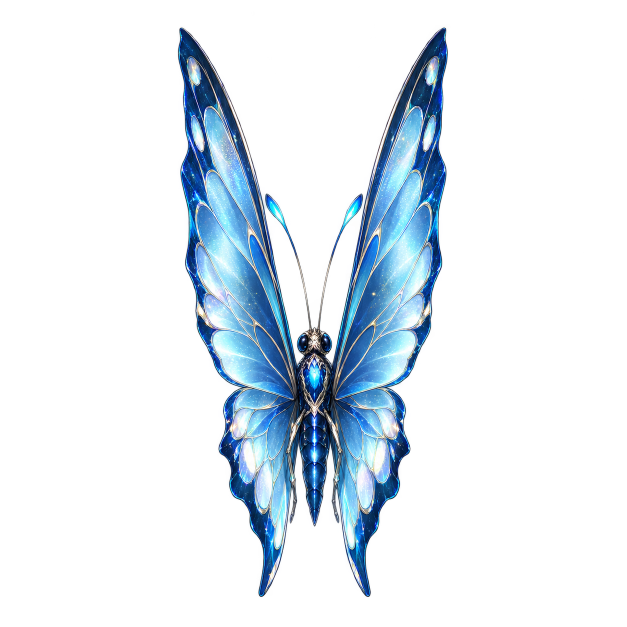
#> input picture art/fx/butterfly_half.png, 1254 x 1254 px, given in place of velvet_door_frame.png, which was not available (shown at 1/2 size)
$ python build_fx_assets.py
#> lines starting #> are read from the running program, lines starting #| are printed output that depends on the picture; pictures that were not available may be replaced by others from this repository, and a replacement may not be noted
### tools/pck/godot_tex.py
"""在云端直接生成 Godot 4.5 的贴图导入产物（不需要本地 Godot 导入）。

CompressedTexture2D（.ctex，无损模式 compress/mode=0）的结构，按原版文件逐字节核对过：
  "GST2" | u32 version=1 | u32 width | u32 height | u32 flags=0x0D000000 | i32 mipmap_limit=-1 | u32 reserved×3
  | u32 data_format=2(WebP) | u16 width | u16 height | u32 mipmaps=0 | u32 image_format=5(RGBA8)
  | u32 size | <无损 WebP 字节>
导入后的文件名 = <文件名>-<md5(res 路径)>.ctex。沿用原版 uid，按 uid 引用这张图的场景就会拿到我们的图。
"""
import hashlib
import io
import struct
from pathlib import Path

from PIL import Image

IMPORT_TEMPLATE = """[remap]

importer="texture"
type="CompressedTexture2D"
{uid_line}path="res://.godot/imported/{dest}"
metadata={{
"vram_texture": false
}}

[deps]

source_file="res://{rel}"
dest_files=["res://.godot/imported/{dest}"]

[params]

compress/mode=0
compress/high_quality=false
compress/lossy_quality=1.0
compress/uastc_level=2
compress/rdo_quality_loss=0
compress/hdr_compression=0
compress/normal_map=0
compress/channel_pack=0
mipmaps/generate=false
mipmaps/limit=-1
roughness/mode=0
roughness/src_normal=""
process/channel_remap/red=0
process/channel_remap/green=1
process/channel_remap/blue=2
process/channel_remap/alpha=3
process/fix_alpha_border=false
process/premult_alpha=false
process/normal_map_invert_y=false
process/hdr_as_srgb=false
process/hdr_clamp_exposure=false
process/size_limit=0
detect_3d/compress_to=0
"""


def ctex_bytes(im: Image.Image) -> bytes:
    im = im.convert("RGBA")
    buf = io.BytesIO()
    im.save(buf, "WEBP", lossless=True, quality=100, method=4, exact=True)
    webp = buf.getvalue()
    w, h = im.size
    head = b"GST2" + struct.pack("<IIIIiIII", 1, w, h, 0x0D000000, -1, 0, 0, 0)
    head += struct.pack("<IHHII", 2, w, h, 0, 5)
    return head + struct.pack("<I", len(webp)) + webp


# [5 lines left out: function read_ctex, not called in this run]


def write_texture(stage: Path, rel: str, im: Image.Image, uid=None):
    """rel：res:// 之后的路径（如 images/ui/top_panel/character_icon_regent.png）。写 png + .import + .ctex。"""
    src = stage / rel
    src.parent.mkdir(parents=True, exist_ok=True)
    im.convert("RGBA").save(src)
    name = Path(rel).name
    dest = f"{name}-{hashlib.md5(('res://' + rel).encode()).hexdigest()}.ctex"
    imp = stage / ".godot/imported"
    imp.mkdir(parents=True, exist_ok=True)
    (imp / dest).write_bytes(ctex_bytes(im))
    (stage / (rel + ".import")).write_text(IMPORT_TEMPLATE.format(uid_line=f'uid="uid://{uid}"\n' if uid else "", dest=dest, rel=rel))
    return dest


# [10 lines that do not run on import are left out]

### tools/ui/build_fx_assets.py
"""主题特效贴图（art/fx 里生图得到的素材）→ mod/pck_stage/p3makoto/fx/*.png（+ .import / .ctex）。

- 按不透明区域裁掉多余的透明边，再缩到游戏里实际用到的大小（约 2 倍显示尺寸，留清晰度）。
- 天鹅绒门：门框缩到 512×768；门板裁掉斜顶，缩到正好填满门框开口（开口坐标见 ThemeFx.Door*）；电梯格栅缩到开口大小。
- 全书：从书脊切成左右两半（左半在开书动画里绕书脊翻转）。
用法：python3 tools/ui/build_fx_assets.py
"""
import sys
from pathlib import Path

import numpy as np
from PIL import Image

ROOT = Path(__file__).resolve().parents[2]
sys.path.insert(0, str(ROOT / "tools/pck"))
from godot_tex import write_texture  # noqa: E402

SRC = ROOT / "art/fx"
STAGE = ROOT / "mod/pck_stage"
REL = "p3makoto/fx"


def trim(im: Image.Image) -> Image.Image:
    a = np.asarray(im)[..., 3]
    ys, xs = np.where(a > 24)
    return im.crop((xs.min(), ys.min(), xs.max() + 1, ys.max() + 1))


def by_height(im: Image.Image, h: int) -> Image.Image:
    return im.resize((max(1, round(im.width * h / im.height)), h), Image.LANCZOS)


def out(name: str, im: Image.Image):
    write_texture(STAGE, f"{REL}/{name}.png", im)
    print(f"{name}.png {im.size}")


def main():
    load = lambda n: Image.open(SRC / f"{n}.png").convert("RGBA")
    # 天鹅绒门：门框原图 1024×1536，缩一半；开口（原图）x 277–747、y 362–1500 → 缩后 x 138–374、y 181–750
    frame = load("velvet_door_frame").resize((512, 768), Image.LANCZOS)
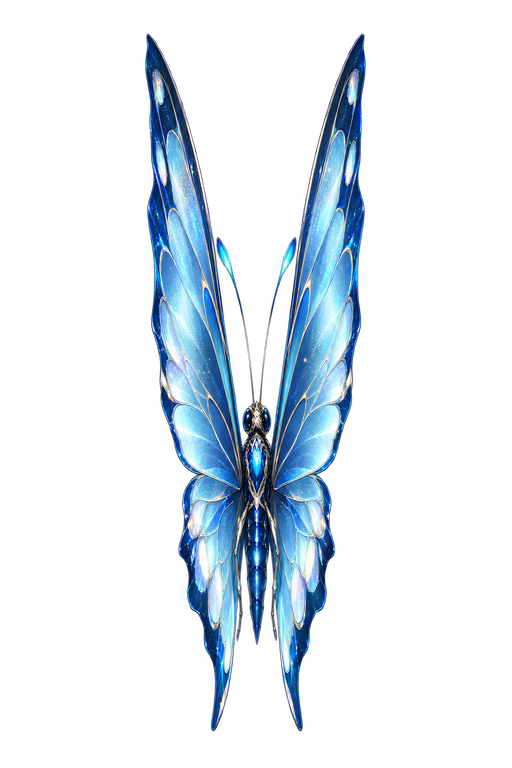
#> frame: PIL image 512x768 RGBA; mean R, G, B, A 18.6, 28, 36.7, 48.1; transparent parts drawn white
    out("door_frame", frame)
#| door_frame.png (512, 768)
    ow, oh = 374 - 138, 750 - 181
    leaf = load("velvet_door_leaf").crop((59, 230, 692, 2026)).resize((ow, oh), Image.LANCZOS)
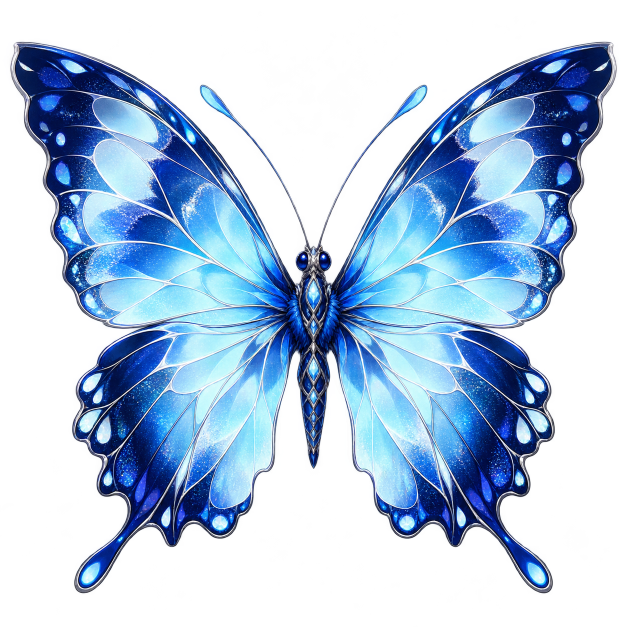
#> input picture art/fx/butterfly_open.png, 1254 x 1254 px, given in place of velvet_door_leaf.png, which was not available (shown at 1/2 size)
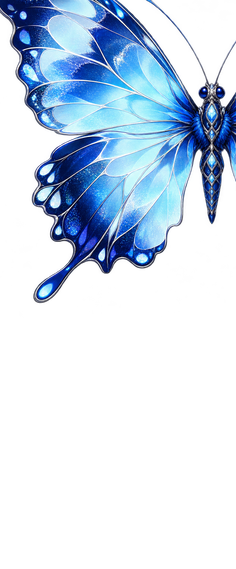
#> leaf: PIL image 236x569 RGBA; mean R, G, B, A 30.3, 45.2, 62.1, 78.2; transparent parts drawn white
    out("door_leaf", leaf)
#| door_leaf.png (236, 569)
    out("door_grille", trim(load("velvet_elevator_grille")).resize((ow, oh), Image.LANCZOS))
#> in trim, `a = np.asarray(im)[..., 3]`:
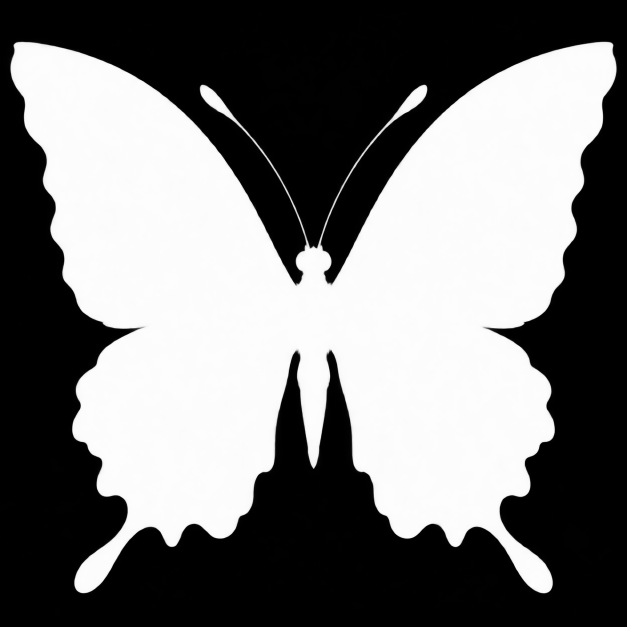
#> a: shape (1254, 1254) (shown at 1/2 size); min 0, max 255, mean 118.4
#> in trim, `return im.crop((xs.min(), ys.min(), xs.max() + 1, ys.max() + 1))`:
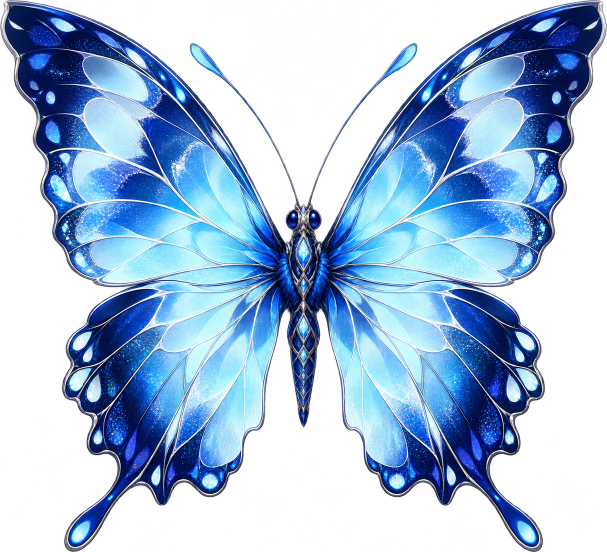
#> returned value: PIL image 1214x1104 RGBA (shown at 1/2 size); mean R, G, B, A 53, 79.7, 110.9, 138.9; transparent parts drawn white
#> call 3 of write_texture, with rel = 'p3makoto/fx/door_grille.png'
#> in write_texture (call 3), `im.convert("RGBA").save(src)`:
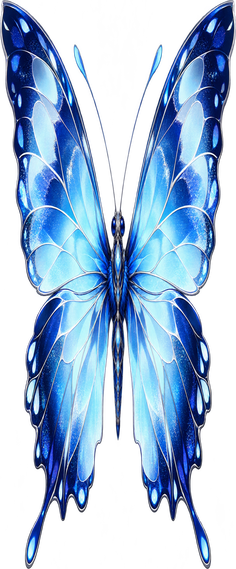
#> saved as door_grille.png: PIL image 236x569 RGBA; mean R, G, B, A 53.3, 79.1, 109.5, 139; transparent parts drawn white
#| door_grille.png (236, 569)
    out("contract", by_height(trim(load("igor_contract")), 420))
    book = trim(load("compendium_open"))
    book = book.resize((380, round(book.height * 380 / book.width)), Image.LANCZOS)
    out("book_left", book.crop((0, 0, 190, book.height)))
    out("book_right", book.crop((190, 0, 380, book.height)))
    out("tarot_back", by_height(trim(load("tarot_back")), 300))
    out("coffin", by_height(trim(load("dark_hour_coffin")), 460))
    # 塔尔塔罗斯（暴政的远景塔）：可选素材，还没生图时跳过
    if (SRC / "tartarus.png").exists():
        out("tartarus", by_height(trim(load("tartarus")), 1024))
    for n in ("sword", "cup", "wand", "coin"):
        out(f"minor_{n}", by_height(trim(load(f"minor_{n}")), 300))


if __name__ == "__main__":
#> (the run stopped early here; a loop or call above may not have finished)
